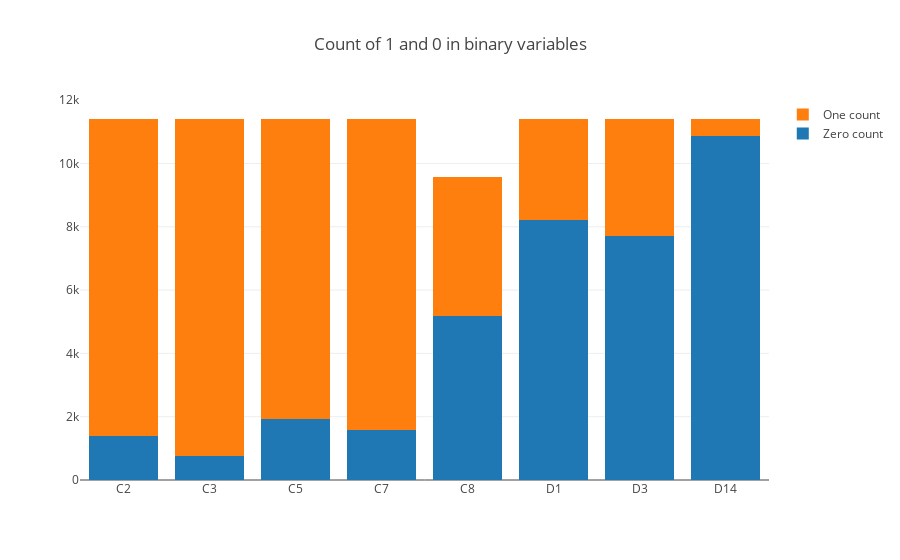

Notebook source saved alongside this figure:
### Markdown cell above
**BINARY COLUMNS DISTRIBUTION**

### Code cell
bin_col = ['C2','C3','C5','C7','C8','D1','D3','D14']
zero_list = []
one_list = []
for col in bin_col:
    zero_list.append((survey[col]==2).sum())
    one_list.append((survey[col]==1).sum())
    
trace1 = go.Bar(
    x=bin_col,
    y=zero_list ,
    name='Zero count'
)
trace2 = go.Bar(
    x=bin_col,
    y=one_list,
    name='One count'
)

data = [trace1, trace2]
layout = go.Layout(
    barmode='stack',
    title='Count of 1 and 0 in binary variables'
)

fig = go.Figure(data=data, layout=layout)
py.iplot(fig, filename='stacked-bar')
plt.show()

### Figure 1 — Plotly figure (JSON) as saved in the notebook; plotly's stock layout.template omitted (floating-point values rounded to 4 significant figures)
{"data": [{"name": "Zero count", "type": "bar", "uid": "ec4fefe4-d016-11e8-9bd3-7831c1d00308", "x": ["C2", "C3", "C5", "C7", "C8", "D1", "D3", "D14"], "y": [1400, 744, 1933, 1566, 5184, 8202, 7709, 10860]}, {"name": "One count", "type": "bar", "uid": "ec4ff188-d016-11e8-b304-7831c1d00308", "x": ["C2", "C3", "C5", "C7", "C8", "D1", "D3", "D14"], "y": [10005, 10661, 9472, 9839, 4394, 3203, 3696, 545]}], "layout": {"barmode": "stack", "title": "Count of 1 and 0 in binary variables"}}
